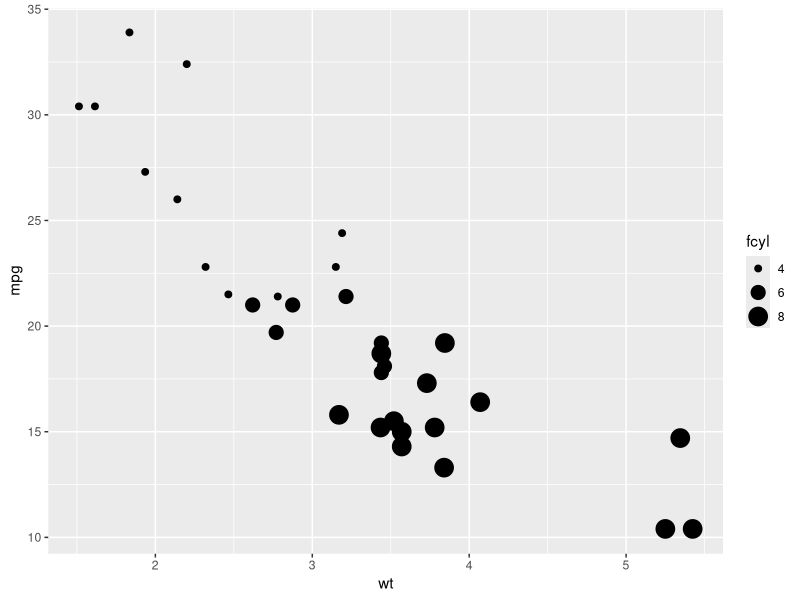
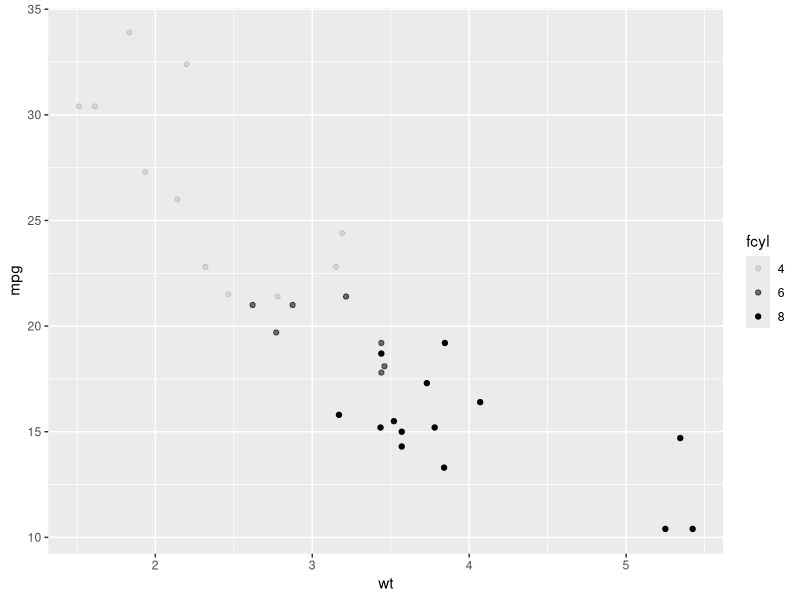
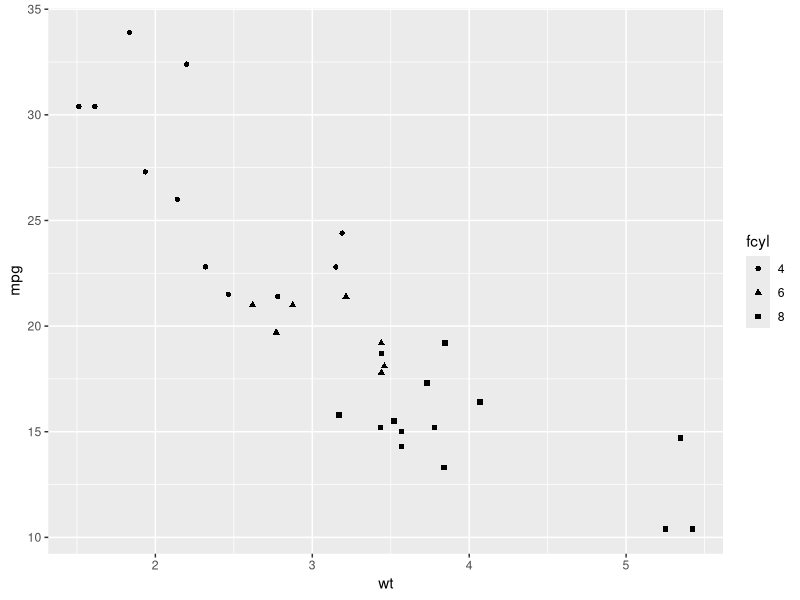

These charts were generated, in order, by the following R code:
# Introduction to Data Visualization with ggplot2 ----

## comparing aesthetics ----

# Restart Environment ----
rm(list = ls())

# Load library ----
#install.packages("tidyverse")
library(tidyverse)
library(readr)
library(ggplot2)

# Data Manipulation
mtcars <- mtcars %>% 
          mutate(fcyl = factor(cyl))

# Code 1 ----
# Using mtcars, create a plot base layer, plt_mpg_vs_wt. Map mpg onto y and wt onto x. Add a point layer, mapping the categorical no. of cylinders, fcyl, onto size.
# Establish the base layer
plt_mpg_vs_wt <- ggplot(mtcars, aes(wt, mpg))

# Map fcyl to size into geom_point
plt_mpg_vs_wt + geom_point(aes(size = fcyl))

# Code 2 ----
# Change the mapping. This time fcyl should be mapped onto alpha.
# Base Layer
plt_mpg_vs_wt <- ggplot(mtcars, aes(wt, mpg))

# Map fcyl to alpha, not size
plt_mpg_vs_wt + geom_point(aes(alpha = fcyl))

# Code 3 ----
# Change the mapping again. This time fcyl should be mapped onto shape.
# Base Layer
plt_mpg_vs_wt <- ggplot(mtcars, aes(wt, mpg))

# Map fcyl to alpha, not size
plt_mpg_vs_wt + geom_point(aes(shape = fcyl))

# Code 4 ----
